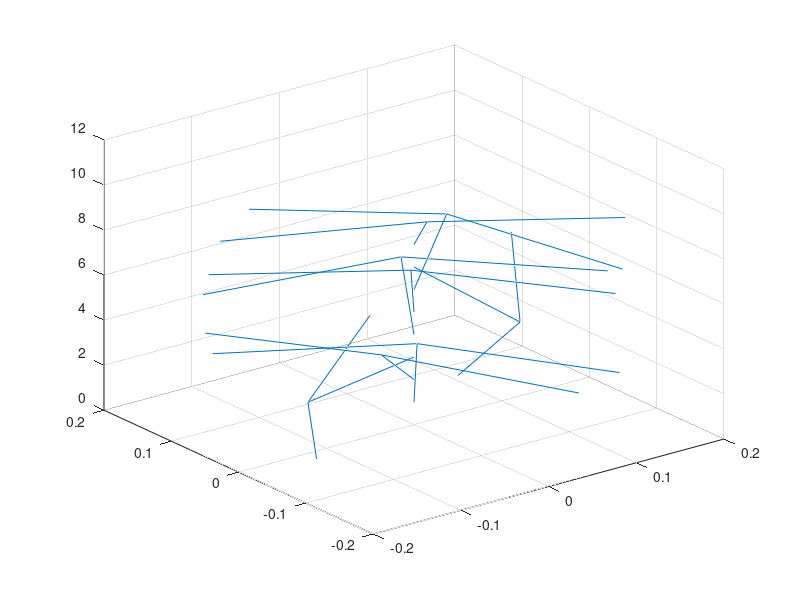

This figure's MATLAB source:
%Cone_plot takes the value of A and H and which optimizes the value of 
%Continuum free energy using a initial vector p0. and plots the data to
%visualize a elliptic cone in Dresselhaus Limit.
clear;
A=-0.5;
H=0.2;
%s is a function of p. three component of s corresponds to x, y and z axes respectively.
%p is set containing variables theta(i) and phi(i)
%the 21st variable of p contains L.
size=8;
p0=ones(1,2*size+1);
p0(2*size+1)=1e-10;
for i=1:size
    p0(i)=pi/2;
    p0(i+size)=i*2*pi/size;
end
del=@(p)abs(p(2*size+1)/size);%del is step size in L. del=L/size.

s=cell(3,size);
for i=1:size
    j=size+i;
    s{1,i}=@(p)(cos(p(j))*sin(p(i)))*del(p);
    s{2,i}=@(p)(sin(p(j))*sin(p(i)))*del(p);
    s{3,i}=@(p)cos(p(i))*del(p);
end
%Boundary Conditions
s{1,size+1}=@(p)(cos(p(size+1))*sin(p(1)))*del(p);
s{2,size+1}=@(p)(sin(p(size+1))*sin(p(1)))*del(p);
s{3,size+1}=@(p)cos(p(1))*del(p);

F=@(p)0; %F is the array of Continum free energy functions

for i=1:size
    t1=@(p)0.5*((s{1,i+1}(p)-s{1,i}(p))^2+(s{2,i+1}(p)-s{2,i}(p))^2+(s{3,i+1}(p)-s{3,i}(p))^2)/(del(p)^2);% 0.5*grad(n)^2
    t2=@(p)(s{2,i}(p)*(s{1,i+1}(p)-s{1,i}(p))+s{1,i}(p)*(s{2,i+1}(p)-s{2,i}(p)))/del(p); % n.curl(n)
    F=@(p)F(p)+del(p)*(t1(p)*t1(p)/6-t1(p)+t2(p)+(A*s{3,i}(p)^2-H*s{3,i}(p)));
end
[p,fval]=fminunc(F,p0); %Conjugate Gradient Minimization.
theta=mod(p(1:size),pi);
phi=mod(p(size+1:2*size),2*pi);
x=cos(phi).*sin(theta);
y=sin(phi).*sin(theta);
z=cos(theta);
X=zeros(1,size);
Y=zeros(1,size);
Z=1:size;
quiver3(X,Y,Z,x,y,z);